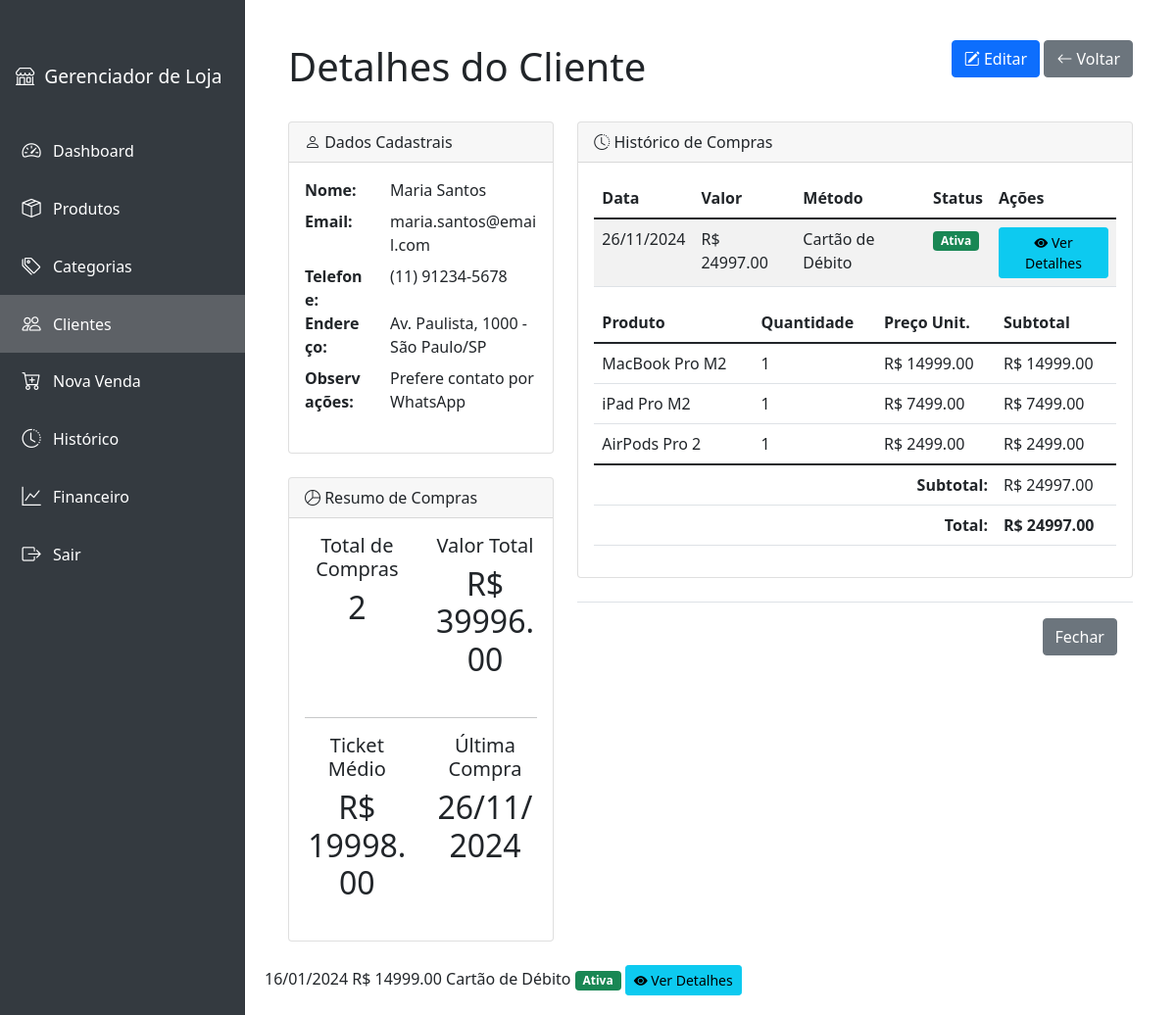
/customers/view/2 (signed in), run on the app's committed database.
### app/models.py (models this page shows, shortened)
class Customer(db.Model):
    id = db.Column(db.Integer, primary_key=True)
    name = db.Column(db.String(100), nullable=False)
    email = db.Column(db.String(120), unique=True, nullable=True)
    phone = db.Column(db.String(20), nullable=True)
    address = db.Column(db.String(200), nullable=True)
    notes = db.Column(db.Text, nullable=True)
    active = db.Column(db.Boolean, default=True, nullable=False)
    inactivated_at = db.Column(db.DateTime, nullable=True)
    inactivation_reason = db.Column(db.Text, nullable=True)
    created_at = db.Column(db.DateTime, nullable=False, default=datetime.utcnow)
    updated_at = db.Column(db.DateTime, nullable=False, default=datetime.utcnow, onupdate=datetime.utcnow)

class Sale(db.Model):
    id = db.Column(db.Integer, primary_key=True)
    date = db.Column(db.DateTime, nullable=False, default=datetime.utcnow)
    customer_id = db.Column(db.Integer, db.ForeignKey('customer.id'), nullable=True)
    customer = db.relationship('Customer', backref=db.backref('sales', lazy=True))
    user_id = db.Column(db.Integer, db.ForeignKey('user.id'), nullable=False)
    user = db.relationship('User', backref=db.backref('sales', lazy=True))
    payment_method = db.Column(db.String(50), nullable=False)
    installments = db.Column(db.Integer, default=1)
    has_interest = db.Column(db.Boolean, default=False)
    interest_rate = db.Column(db.Float, default=0)
    subtotal = db.Column(db.Float, nullable=False)
    total_amount = db.Column(db.Float, nullable=False)
    notes = db.Column(db.Text)
    status = db.Column(db.String(20), default='active')
    cancelled_at = db.Column(db.DateTime, nullable=True)
    cancellation_reason = db.Column(db.Text)
    items = db.relationship('SaleItem', backref='sale', lazy=True)
    @property
    def payment_method_display(self):
        methods = {
            'credit_card': 'Cartão de Crédito',
            'debit_card': 'Cartão de Débito',
            'money': 'Dinheiro',
            'pix': 'PIX',
            'bank_transfer': 'Transferência Bancária'
        }
        return methods.get(self.payment_method, self.payment_method)
    @property
    def is_cancelled(self):
        return self.status == 'cancelled'

class SaleItem(db.Model):
    id = db.Column(db.Integer, primary_key=True)
    sale_id = db.Column(db.Integer, db.ForeignKey('sale.id'), nullable=False)
    product_id = db.Column(db.Integer, db.ForeignKey('product.id'), nullable=False)
    quantity = db.Column(db.Integer, nullable=False)
    price = db.Column(db.Float, nullable=False)
    product = db.relationship('Product')

class Product(db.Model):
    id = db.Column(db.Integer, primary_key=True)
    name = db.Column(db.String(100), nullable=False)
    description = db.Column(db.Text)
    cost_price = db.Column(db.Float, nullable=False)
    sale_price = db.Column(db.Float, nullable=False)
    stock = db.Column(db.Integer, nullable=False, default=0)
    category_id = db.Column(db.Integer, db.ForeignKey('category.id'))
    created_at = db.Column(db.DateTime, default=datetime.utcnow)

### app/routes.py (the view)
@customers.route('/view/<int:id>')
@login_required
def view_customer(id):
    customer = Customer.query.get_or_404(id)
    sales = Sale.query.filter_by(customer_id=id).order_by(Sale.date.desc()).all()
    return render_template('customers/view.html', customer=customer, sales=sales)

### app/models.py (called while the page is built)
@login_manager.user_loader
def load_user(user_id):
    return User.query.get(int(user_id))

### app/templates/customers/view.html (shortened to what this page needs)
{% extends "base.html" %}
{% block content %}
<div class="container-fluid px-4">
    <div class="d-flex justify-content-between align-items-center mb-4">
        <h1 class="mt-4">Detalhes do Cliente</h1>
        <div>
            <a href="{{ url_for('customers.edit_customer', id=customer.id) }}" class="btn btn-primary">
                <i class="bi bi-pencil-square"></i> Editar
            </a>
            <a href="{{ url_for('customers.customer_list') }}" class="btn btn-secondary">
                <i class="bi bi-arrow-left"></i> Voltar
            </a>
        </div>
    </div>
    <div class="row">
        <div class="col-xl-4">
            <div class="card mb-4">
                <div class="card-header">
                    <i class="bi bi-person"></i>
                    Dados Cadastrais
                </div>
                <div class="card-body">
                    <dl class="row">
                        <dt class="col-sm-4">Nome:</dt>
                        <dd class="col-sm-8">{{ customer.name }}</dd>
                        <dt class="col-sm-4">Email:</dt>
                        <dd class="col-sm-8">{{ customer.email or '-' }}</dd>
                        <dt class="col-sm-4">Telefone:</dt>
                        <dd class="col-sm-8">{{ customer.phone or '-' }}</dd>
                        <dt class="col-sm-4">Endereço:</dt>
                        <dd class="col-sm-8">{{ customer.address or '-' }}</dd>
                        {% if customer.notes %}
                        <dt class="col-sm-4">Observações:</dt>
                        <dd class="col-sm-8">{{ customer.notes }}</dd>
                        {% endif %}
                    </dl>
                </div>
            </div>
            <div class="card mb-4">
                <div class="card-header">
                    <i class="bi bi-pie-chart"></i>
                    Resumo de Compras
                </div>
                <div class="card-body">
                    <div class="row text-center">
                        <div class="col-md-6 mb-3">
                            <h5>Total de Compras</h5>
                            <h2>{{ sales|length }}</h2>
                        </div>
                        <div class="col-md-6 mb-3">
                            <h5>Valor Total</h5>
                            <h2>R$ {{ "%.2f"|format(sales|sum(attribute='total_amount')) }}</h2>
                        </div>
                    </div>
                    {% if sales %}
                    <hr>
                    <div class="row text-center">
                        <div class="col-md-6 mb-3">
                            <h5>Ticket Médio</h5>
                            <h2>R$ {{ "%.2f"|format(sales|sum(attribute='total_amount') / sales|length) }}</h2>
                        </div>
                        <div class="col-md-6 mb-3">
                            <h5>Última Compra</h5>
                            {% set latest_sale = sales|sort(attribute='date', reverse=true)|first %}
                            <h2>{{ latest_sale.date.strftime('%d/%m/%Y') }}</h2>
                        </div>
                    </div>
                    {% endif %}
                </div>
            </div>
        </div>
        <div class="col-xl-8">
            <div class="card mb-4">
                <div class="card-header">
                    <i class="bi bi-clock-history"></i>
                    Histórico de Compras
                </div>
                <div class="card-body">
                    {% if sales %}
                    <table id="salesTable" class="table table-striped">
                        <thead>
                            <tr>
                                <th>Data</th>
                                <th>Valor</th>
                                <th>Método</th>
                                <th>Status</th>
                                <th>Ações</th>
                            </tr>
                        </thead>
                        <tbody>
                            {% for sale in sales|sort(attribute='date', reverse=true) %}
                            <tr>
                                <td>{{ sale.date.strftime('%d/%m/%Y') }}</td>
                                <td>R$ {{ "%.2f"|format(sale.total_amount) }}</td>
                                <td>{{ sale.payment_method_display }}</td>
                                <td>
                                    {% if sale.is_cancelled %}
                                    <span class="badge bg-danger">Cancelada</span>
                                    {% else %}
                                    <span class="badge bg-success">Ativa</span>
                                    {% endif %}
                                </td>
                                <td>
                                    <button class="btn btn-info btn-sm"
                                            data-bs-toggle="modal"
                                            data-bs-target="#saleModal{{ sale.id }}"
                                            title="Ver Detalhes da Venda">
                                        <i class="bi bi-eye-fill"></i> Ver Detalhes
                                    </button>
                                </td>
                            </tr>
                            <div class="modal fade" id="saleModal{{ sale.id }}" tabindex="-1">
                                <div class="modal-dialog modal-lg">
                                    <div class="modal-content">
                                        <div class="modal-body">
                                            <div class="table-responsive">
                                                <table class="table">
                                                    <thead>
                                                        <tr>
                                                            <th>Produto</th>
                                                            <th>Quantidade</th>
                                                            <th>Preço Unit.</th>
                                                            <th>Subtotal</th>
                                                        </tr>
                                                    </thead>
                                                    <tbody>
                                                        {% for item in sale.items %}
                                                        <tr>
                                                            <td>{{ item.product.name }}</td>
                                                            <td>{{ item.quantity }}</td>
                                                            <td>R$ {{ "%.2f"|format(item.price) }}</td>
                                                            <td>R$ {{ "%.2f"|format(item.price * item.quantity) }}</td>
                                                        </tr>
                                                        {% endfor %}
                                                    </tbody>
                                                    <tfoot>
                                                        <tr>
                                                            <td colspan="3" class="text-end"><strong>Subtotal:</strong></td>
                                                            <td>R$ {{ "%.2f"|format(sale.subtotal) }}</td>
                                                        </tr>
                                                        <tr>
                                                            <td colspan="3" class="text-end"><strong>Total:</strong></td>
                                                            <td><strong>R$ {{ "%.2f"|format(sale.total_amount) }}</strong></td>
                                                        </tr>
                                                    </tfoot>
                                                </table>
                                            </div>
                                        </div>
                                        <div class="modal-footer">
                                            <button type="button" class="btn btn-secondary" data-bs-dismiss="modal">Fechar</button>
                                        </div>
                                    </div>
                                </div>
                            </div>
                            {% endfor %}
                        </tbody>
                    </table>
                    {% else %}
                    <p class="text-center text-muted">Este cliente ainda não realizou nenhuma compra.</p>
                    {% endif %}
                </div>
            </div>
        </div>
    </div>
</div>
{% endblock %}

### data on the page
Customer: name "Maria Santos", email "maria.santos@email.com", phone "(11) 91234-5678", address "Av. Paulista, 1000 - São Paulo/SP", notes "Prefere contato por WhatsApp"
Sale: date "26/11/2024", total_amount "24997.00", payment_method_display "Cartão de Débito", status "Ativa", subtotal "24997.00"
SaleItem: product.name "MacBook Pro M2", quantity "1", price "14999.00", item.price*item.quantity "14999.00"
SaleItem: product.name "iPad Pro M2", quantity "1", price "7499.00", item.price*item.quantity "7499.00"
SaleItem: product.name "AirPods Pro 2", quantity "1", price "2499.00", item.price*item.quantity "2499.00"
Sale: date "16/01/2024", total_amount "14999.00", payment_method_display "Cartão de Débito", status "Ativa"

### other printed values
{{ sales|length }} "2"
{{ "%.2f"|format(sales|sum(attribute='total_amount')) }} "39996.00"
{{ "%.2f"|format(sales|sum(attribute='total_amount') / sales|length) }} "19998.00"
